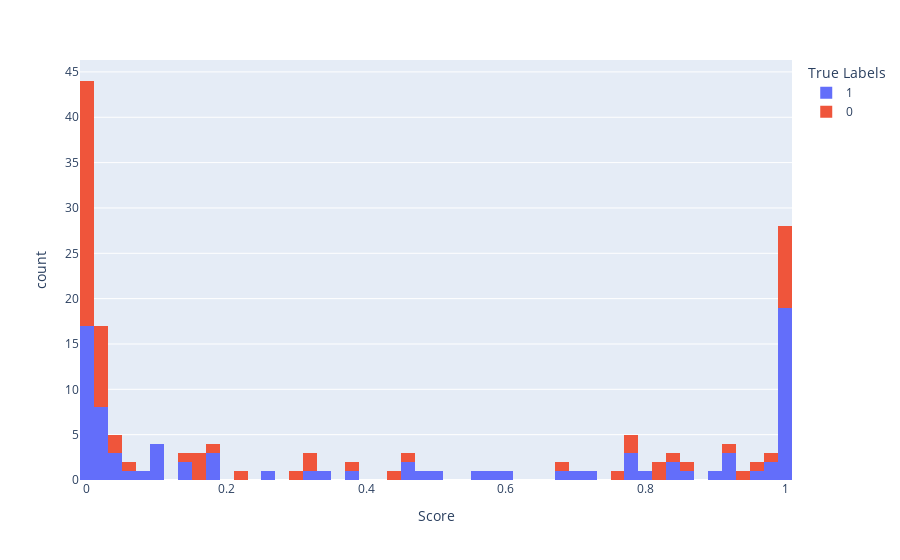
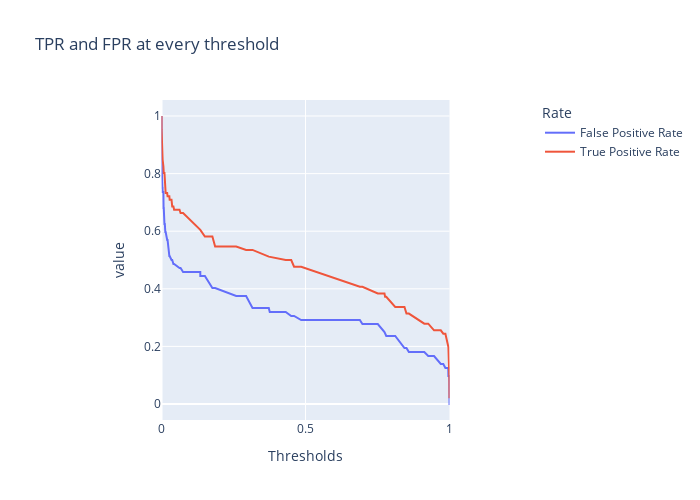

Notebook code cell kept with these figures, in order:
### Code cell
from sklearn import metrics
y_pred_proba = torch.sigmoid(net(X_test_tensor)).flatten().tolist()
fpr, tpr, thresholds = metrics.roc_curve(y_test_tensor.flatten().int().tolist(), y_pred_proba)

# The histogram of scores compared to true labels
fig_hist = px.histogram(
    x=y_pred_proba, color=y_test_tensor.flatten().int().tolist(), nbins=50,
    labels=dict(color='True Labels', x='Score')
)

fig_hist.show()


# Evaluating model performance at various thresholds
df = pd.DataFrame({
    'False Positive Rate': fpr,
    'True Positive Rate': tpr
}, index=thresholds)
df.index.name = "Thresholds"
df.columns.name = "Rate"

fig_thresh = px.line(
    df, title='TPR and FPR at every threshold',
    width=700, height=500
)

fig_thresh.update_yaxes(scaleanchor="x", scaleratio=1)
fig_thresh.update_xaxes(range=[0, 1], constrain='domain')
fig_thresh.show()
